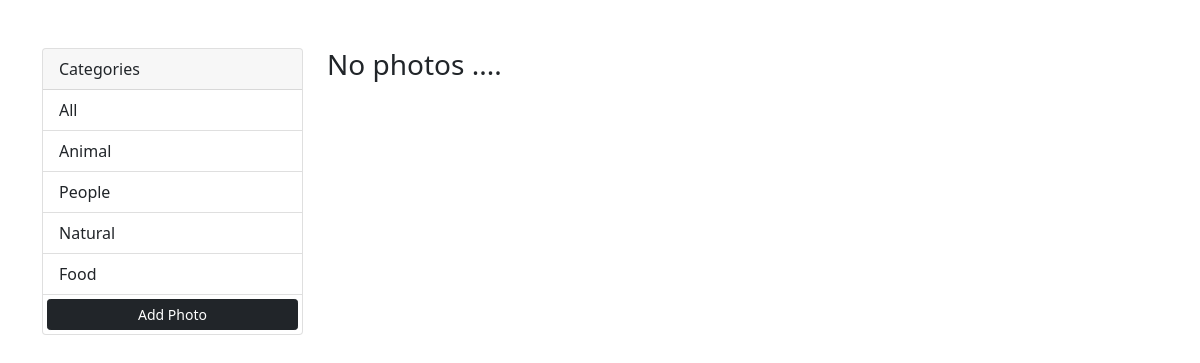
Before: / with the older database file.
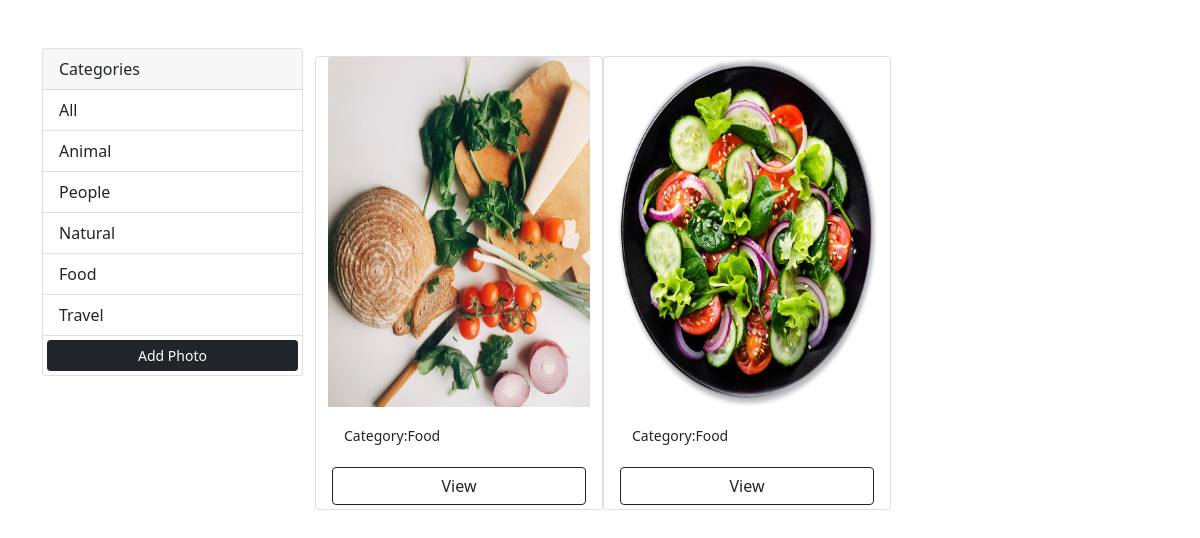
After: the same page with the newer database file.
### photos/models.py (models this page shows, shortened)
class Photo(models.Model):
  category=models.ForeignKey(Category, on_delete=models.SET_NULL,null=True,blank=True)
  image=models.ImageField(null=False,blank=False)
  descpt=models.TextField()

class Category(models.Model):
  name=models.CharField(max_length=100,null=False,blank=False)

### photos/views.py (the view)
# urls.py: path('',showPhoto,name="gallery"),
def showPhoto(request):
  categories=Category.objects.all()
  photos=Photo.objects.all()
  context={'categories':categories,'photos':photos}
  return render( request,'photos/gallery.html',context)

### photos/templates/photos/gallery.html (shortened to what this page needs)
{% extends './base.html'%}
{% block content %}
<div class="row">
  <div class="col-md-3">
    <div class="card ">
      <div class="card-header">
      </div>
      <ul class="list-group list-group-flush">
        <li class="list-group-item">All</li>
        {% for category in categories %}
        <li class="list-group-item">{{category.name}}</li>
        {%endfor%}
        <a href="{%url 'add'%}" class='btn btn-block btn-dark stretched-link btn-sm m-1'>Add Photo</a>
      </ul>
    </div>
  </div>
  <div class="col-md-9">
    <div class="row">
      {%for photo in photos%}
      <div class="card my-2" style="width: 18rem;">
        <img src="{{photo.image.url}}" class="card-img-top" alt="..." style="height: 350px; ">
        <div class="card-body">
          <small class="card-text">Category:{{photo.category.name}}
          </small>
        </div>
        <a href="{% url 'details' photo.id %}" class="btn btn-outline-dark btn-small m-1">View</a>
      </div>
      {%empty%}
      <h3>No photos ....</h3>
      {%endfor%}
    </div>
  </div>
</div>
{%endblock%}

### photos/templates/photos/base.html (shortened to what this page needs)
<!DOCTYPE html>
<html lang="en">
<head>
  <link href="https://cdn.jsdelivr.net/npm/bootstrap@5.0.0-beta1/dist/css/bootstrap.min.css" rel="stylesheet"
>
</head>
<body>
  <div class="container  my-5">
    {% block content %}
    {% endblock %}
  </div>
</body>
</html>

Changed rows visible on the page:
added Photo: image (picture), category.name "Food"
added Photo: image (picture), category.name "Food"
Other visible differences:
text no longer shown: "No photos ...."
